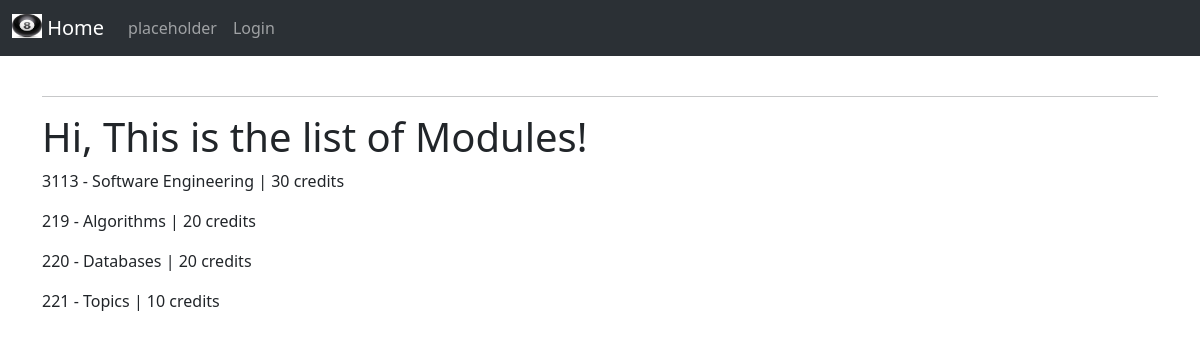
The page /modules on the database its author committed.
### app/models.py (models this page shows)
class Module(db.Model):
    id = db.Column(db.Integer, primary_key = True)
    code=db.Column(db.Text, default="")
    name=db.Column(db.Text, default="")
    credits=db.Column(db.Integer)
    formtestref = db.relationship('Formativetest', backref = 'mdls', lazy=True)

### app/routes.py (the view)
@app.route('/modules', methods=['GET'])
def modules():
    modules = Module.query.all()
    return render_template('modules.html',title='MSc Computing Modules',modules=modules)

### app/templates/modules.html (shortened to what this page needs)
{% extends "base.html" %}
{% block content %}
<h1>Hi, This is the list of Modules!</h1>
{% for modules in modules %}
<p>{{modules.code}} - {{ modules.name }} | {{ modules.credits }} credits</p>
{% endfor %}
{% endblock %}

### rows shown on the page
Module: code "3113", name "Software Engineering", credits "30"
Module: code "219", name "Algorithms", credits "20"
Module: code "220", name "Databases", credits "20"
Module: code "221", name "Topics", credits "10"
